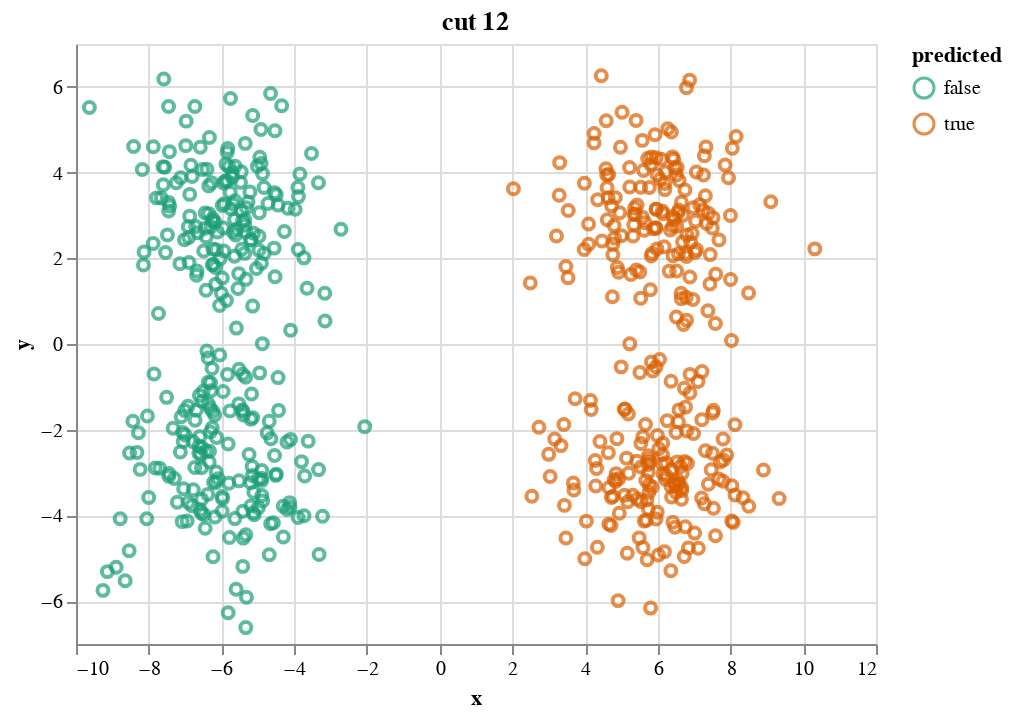

Source (notebook cell):
### Markdown cell above
## Observations about cut behaviour
We have remarked above that the performance is a lot better when the "uninformative" part of a cut (e.g. we ask whether a dog is closer to cat A or cat B) is not randomly noisy, but consistent. This can be shown pretty easily:

### Code cell
q = Questionnaire.from_hierarchy(tree, data.ys, density=0.0001, seed=seed, verbose=False, randomize_ties=False, imputation_method="random")
print(f"# triplets used: {q.values.size}")
tangles = OrdinalTangles(agreement=90, verbose=False)
ys_tangles = tangles.fit_predict(q.values)
print(f"NMI tangles: {normalized_mutual_info_score(ys_tangles, data.ys)} ({np.unique(ys_tangles).size})")

soe_kmeans = SoeKmeans(embedding_dimension=2, n_clusters=4, seed=seed)
ys_kmeans = soe_kmeans.fit_predict(*q.to_bool_array())
print(f"NMI soe-kmeans: {normalized_mutual_info_score(ys_kmeans, data.ys)}")
cuts = tangles.cuts_.values.T
plot_cut_contracted(cuts, 12).display()
plot_cut_contracted(cuts, 15).display()
plot_cut_contracted(cuts, 17).display()
tangles.contracted_tangles_tree_.plot_tree()

### Figure 1 — Vega-Lite specification as saved in the notebook (floating-point values rounded to 4 significant figures; data arrays with more than 128 entries replaced by an {"elided": "..."} marker saying what was removed)
{"config": {"view": {"continuousWidth": 400, "continuousHeight": 300}}, "data": {"name": "data-fc7b7b7f1a2556c87865df7d1a3eeb0a"}, "mark": "point", "encoding": {"color": {"type": "nominal", "field": "predicted", "scale": {"scheme": "dark2"}}, "x": {"type": "quantitative", "field": "x"}, "y": {"type": "quantitative", "field": "y"}}, "title": "cut 12", "$schema": "https://vega.github.io/schema/vega-lite/v4.8.1.json", "datasets": {"data-fc7b7b7f1a2556c87865df7d1a3eeb0a": {"elided": "600 records"}}}
